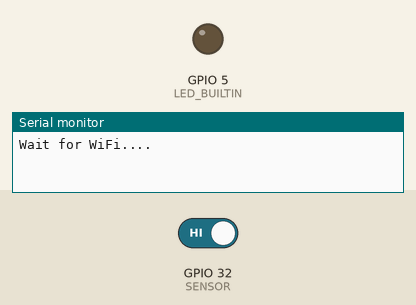
A sketch run on a simulated ESP32. On the bench: output pins drawn as LEDs (lit = HIGH), the last lines printed to the serial monitor. The test bench sets the inputs (shaded band); at power-on: GPIO 32 (SENSOR) HIGH. WiFi joins after 1.5 s; servers stay silent unless stated; no MQTT or app messages arrive unless stated. At 3.9 s the program puts the board to deep sleep or switches it off; the recording ends there.

Above: at 0.1 s.
At 2.8 s:
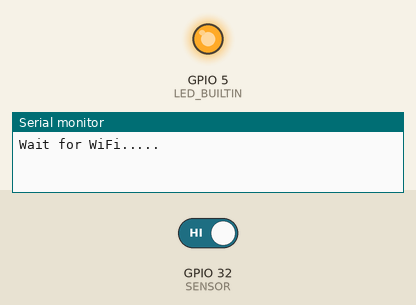
Timing chart, 0 to 3.9 s (numbered marks = the images above):
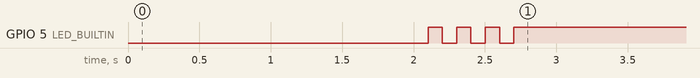

The sketch:

ESP32_Door_Monitor_TEMPLATE.ino
```cpp
#include <WiFi.h>
#include <PubSubClient.h>

//Deep sleep wake up variable
#define BUTTON_PIN_BITMASK 0x100000000 //2^32[GPIO PIN] in hex

// WIFI setup
#define WIFISSID "[]" // Put your WifiSSID here
#define PASSWORD "[]" // Put your wifi password here
#define TOKEN "[]" // Put your Ubidots' TOKEN
#define MQTT_CLIENT_NAME "[]" // MQTT Client Name, 8-12 alphanumeric character ASCII string;
                              //Unique ASCII string and different from all other devices
const char * VARIABLE_LABEL_1 = "[]"; // Assing the variable label
const char * VARIABLE_LABEL_2 = "VBat"; // Assign the variable label
const char * DEVICE_LABEL = "esp32"; // Assig the device label

// Declare I/O devices
#define SENSOR 32
#define LED_BUILTIN 5

// MQTT variables
char mqttBroker[]  = "things.ubidots.com";
char payload[100];
char topic[150];

// Space to store values to send
char str_SENSOR[10];
char str_VBat[10];

//Call clients
WiFiClient ubidots;
PubSubClient client(ubidots);

void callback(char* topic, byte* payload, unsigned int length) {
  char p[length + 1];
  memcpy(p, payload, length);
  p[length] = NULL;
  String message(p);
  Serial.write(payload, length);
  Serial.println(topic);
}

void reconnect() {
  while (!client.connected()) {
    Serial.println("Attempting MQTT connection...");

    if (client.connect(MQTT_CLIENT_NAME, TOKEN, "")) {
      Serial.println("Connected.");
    } else {
      Serial.print("Failed, RC=");
      Serial.print(client.state());
      Serial.println(" Trying again in 2 seconds");
      delay(2000);
    }
  }
}

void blinkLED(int j, int pWidth) {
  for(int i = 0; i <= j; i++) {
    digitalWrite(LED_BUILTIN, LOW);
    delay(pWidth);
    digitalWrite(LED_BUILTIN, HIGH);
    delay(pWidth);
  }
}

void setup() {
  Serial.begin(115200);

  //Declare I/O
  pinMode(LED_BUILTIN, OUTPUT);
  pinMode(SENSOR, INPUT_PULLUP);

  //Declare how "wake up" will occur
  esp_sleep_enable_ext0_wakeup(GPIO_NUM_32,0); //1 = High, 0 = Low

  //Connect and confirm WIFI
  WiFi.begin(WIFISSID, PASSWORD);
  Serial.println();
  Serial.print("Wait for WiFi...");

  while (WiFi.status() != WL_CONNECTED) {
    Serial.print(".");
    delay(1000);
  }

  //Successful connection feedback
  blinkLED(3, 100);
  Serial.println("");
  Serial.println("WiFi Connected");
  Serial.println("IP address: ");
  Serial.println(WiFi.localIP());

  client.setServer(mqttBroker, 1883);
  client.setCallback(callback);
}

void loop() {
  //Check for connection
  if (!client.connected()) {
    reconnect();
  }

  //Read sensors
  int reedSwitch = digitalRead(SENSOR);
  float VBat = analogRead(34);
  VBat = ((VBat*1.63)/1000);

  //Convert float to character array
  dtostrf(reedSwitch, 4, 2, str_SENSOR);
  dtostrf(VBat, 4, 2, str_VBat);

  //Format and post data
  sprintf(topic, "%s%s", "/v1.6/devices/", DEVICE_LABEL);
  sprintf(payload, "%s", ""); // Cleans the payload
  sprintf(payload, "{\"%s\": %s,", VARIABLE_LABEL_1, str_SENSOR); // Adds the variable label
  sprintf(payload, "%s\"%s\": %s}", payload, VARIABLE_LABEL_2, str_VBat); // Adds the variable label
  Serial.println("Publishing data to Ubidots Cloud");
  Serial.print("reedSwitch = ");
  Serial.println(reedSwitch);
  Serial.print("VBat = ");
  Serial.println(VBat);
  Serial.println("payload");
  Serial.println(payload);
  client.publish(topic, payload);
  client.loop();
  delay(50);

  //Decide if deep sleep should enable
  if (reedSwitch == 1) {
    Serial.println("Door is locked, going to sleep...");
    delay(1000);
    esp_deep_sleep_start();
    Serial.println("Deep sleep failed");
  }
  Serial.println("Deep sleep not activated");
  delay(30000);
}
```
